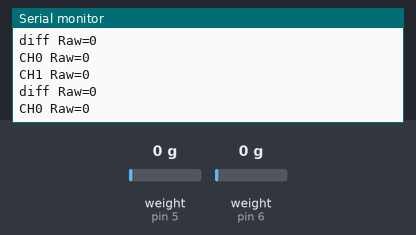
Simulated run of this sketch. Board: Arduino Uno, built with avr-gcc and run on an emulated ATmega328P. On the bench: the last lines printed to the serial monitor. Inputs (shaded band) come from the test bench; at power-on: weight on the scale (sensors on pin 5, pin 6) 0 g.

Above: at 4.6 s.
4.7 s: weight on the scale (sensor on pin 5) set to 100 g
At 4.73 s:
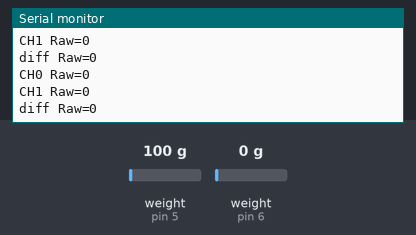
6.2 s: weight on the scale (sensor on pin 6) set to 100 g
At 6.3 s:
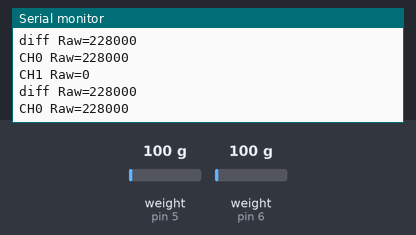
7.7 s: weight on the scale (sensor on pin 5) set to 1250 g
At 7.75 s:
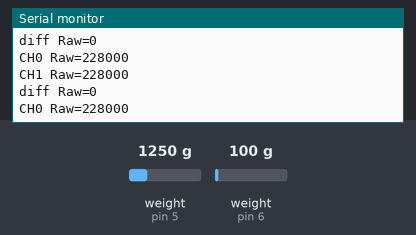
9.2 s: weight on the scale (sensor on pin 6) set to 1250 g
At 9.2 s:
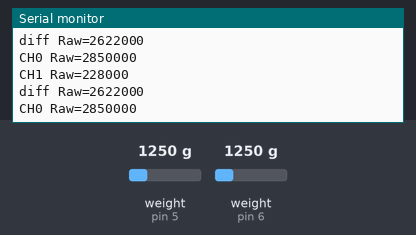
Timing chart, 0 to 11.7 s (numbered marks = the images above; inputs shaded):
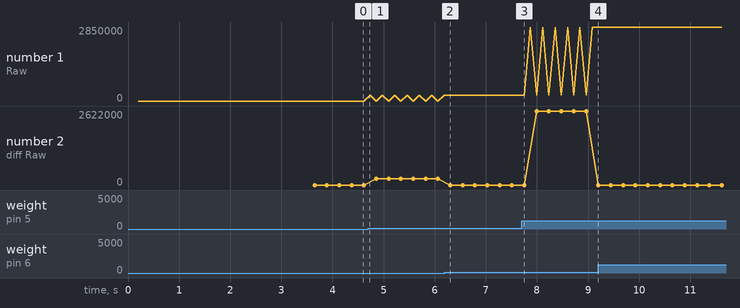

Measured:
- plotted number 1: 0 → 228000 after the input at 4.7 s, 228000 → 2850000 after the input at 7.7 s
- plotted number 2: 0 → 228000 after the input at 4.7 s, 0 → 2622000 after the input at 7.7 s

The sketch:

HX711_scrollplot.ino
```cpp
// (licence header left out)
#define sensor_NSLAVES 1
#define sensor_NCH     2

//sensor_data_t sensor_data[sensor_NSLAVES];
//sensor_cal_t sensor_cal[sensor_NSLAVES];
//uint16_t *status_ptr;


#define MSG_LENGTH 128
char msg_tx[MSG_LENGTH];
char msg_rx[MSG_LENGTH];

// an ISR control flag for pending sensor data
volatile bool drdy = 0;

// interrupt service routine - when sensor conversion is complete
// this code should be light not to block the main loop for too long
void onDataReady(){
  drdy = true;
}

#define SAMPLES_PER_PRINT 1

//#define SERIAL_VERBOSE 1

int meascnt=0;
int calcnt[sensor_NSLAVES];
#define NCAL 16
bool calcomplete[sensor_NSLAVES];
bool calready=false;

// the HX711 board applies Vbias=4.1V to the load cell when Vcc=5V
// for a load cell with rated sensitivity of 1mV/V full scale
// the full scale output voltage will be Vbias*sensitivity

#define Vbias 4.1               //bias voltage to load cell
#define LC_capacity_kg 20.0     //load cell rated capacity
#define LC_sensitivity 0.001    //sensitivity in V/V
#define ADC_vin_FSR 0.04        //for gain = 128, input range is +/-20mV
#define ADC_vin_FSR 0.08        //for gain = 64, input range is +/-40mV
#define ADC_vin_FSR 0.16        //for gain = 32, input range is +/-80mV
#define ADC_raw_FSR (2^24-1)    //full scale range of the ADC output code


#include "HX711.h"

#define NAVG 1

// HX711.DOUT  - pin #A1
// HX711.PD_SCK - pin #A0

//HX711 scale(A1, A0);    // parameter "gain" is ommited; the default value 128 is used by the library
//(data, clk)
HX711 scale[2]={HX711(5, 2),HX711(6,4)};    // parameter "gain" is ommited; the default value 128 is used by the library
//HX711 scale[2]={HX711(3, 2),HX711(5,2)};    // parameter "gain" is ommited; the default value 128 is used by the library

  int chidx=0;

void setup() {

  //Serial.begin(115200);
  Serial.begin(1000000);
  Serial.println("HX711 Demo");

  Serial.println("Before setting up the scale:");
  chidx=0;
  sprintf(msg_tx,"CH%i Raw=%li",chidx,scale[chidx].read()); Serial.println(msg_tx);
  chidx=1;
  sprintf(msg_tx,"CH%i Raw=%li ",chidx,scale[chidx].read()); Serial.println(msg_tx);

  Serial.println("read average: \t\t");
  chidx=0;
  sprintf(msg_tx,"CH%i Raw=%li ",chidx,scale[chidx].read_average(NAVG)); Serial.println(msg_tx);
  chidx=1;
  sprintf(msg_tx,"CH%i Raw=%li ",chidx,scale[chidx].read_average(NAVG)); Serial.println(msg_tx);

  // print the average of 5 readings from the ADC minus the tare weight (not set yet)
  Serial.println("get value: \t\t");
  chidx=0;
  sprintf(msg_tx,"CH%i Raw=%li ",chidx,scale[chidx].get_value(NAVG)); Serial.println(msg_tx);
  chidx=1;
  sprintf(msg_tx,"CH%i Raw=%li ",chidx,scale[chidx].get_value(NAVG)); Serial.println(msg_tx);


  //Serial.print("get units: \t\t");
  //Serial.println(scale[chidx].get_units(5), 1);  // print the average of 5 readings from the ADC minus tare weight (not set) divided
            // by the SCALE parameter (not set yet)
  chidx=0;
  scale[chidx].set_scale(2280.f);                      // this value is obtained by calibrating the scale with known weights; see the README for details
  scale[chidx].tare();               // reset the scale to 0
  sprintf(msg_tx,"CH%i offset=%li ",chidx,scale[chidx].get_offset()); Serial.println(msg_tx);

  chidx=1;
  scale[chidx].set_scale(2280.f);                      // this value is obtained by calibrating the scale with known weights; see the README for details
  scale[chidx].tare();               // reset the scale to 0
  sprintf(msg_tx,"CH%i offset=%li ",chidx,scale[chidx].get_offset()); Serial.println(msg_tx);

  Serial.println(" ");
  Serial.println("***************************");
  Serial.println("After setting up the scale:");
  Serial.println("***************************");
  Serial.println(" ");

  chidx=0;
  sprintf(msg_tx,"CH%i Raw=%li ",chidx,scale[chidx].read()); Serial.println(msg_tx);
  chidx=1;
  sprintf(msg_tx,"CH%i Raw=%li ",chidx,scale[chidx].read()); Serial.println(msg_tx);

  Serial.println("read average: \t\t");
  chidx=0;
  sprintf(msg_tx,"CH%i Raw=%li ",chidx,scale[chidx].read_average(NAVG)); Serial.println(msg_tx);
  chidx=1;
  sprintf(msg_tx,"CH%i Raw=%li ",chidx,scale[chidx].read_average(NAVG)); Serial.println(msg_tx);

  // print the average of 5 readings from the ADC minus the tare weight (not set yet)
  Serial.println("get value: \t\t");
  chidx=0;
  sprintf(msg_tx,"CH%i Raw=%li ",chidx,scale[chidx].get_value(NAVG)); Serial.println(msg_tx);
  chidx=1;
  sprintf(msg_tx,"CH%i Raw=%li ",chidx,scale[chidx].get_value(NAVG)); Serial.println(msg_tx);

  Serial.println("manual offset correction: \t\t");
  chidx=0;
  sprintf(msg_tx,"CH%i Raw=%li ",chidx,scale[chidx].read_average(NAVG)-scale[chidx].get_offset()); Serial.println(msg_tx);
  chidx=1;
  sprintf(msg_tx,"CH%i Raw=%li ",chidx,scale[chidx].read_average(NAVG)-scale[chidx].get_offset()); Serial.println(msg_tx);


  Serial.println("Readings:");
  Serial.println("CAL DONE");

  calready=false;
}
//int chidx;
long temp[sensor_NCH];
long temp_diff;
// main loop
void loop() {
  //delay(20);

  dump_sensor_data();
  //Serial.write(0x1B);
  //sprintf(msg_tx,"diff Raw=%li ",1000); Serial.println(msg_tx);
}


//char *dtostrf(double val, signed char width, unsigned char prec, char *s)
//void dump_ldc_data(LDC16xx *ldc, uint8_t slaveidx)
char fstr1[16];

void dump_sensor_data(void)
{
//  Serial.write(0x0C);
  //Serial.write(0x1B);
  fstr1[16];
  chidx=0;
  temp[sensor_NCH];
  //sprintf(msg_tx,"LDC%i:\n",slaveidx+1); Serial.print(msg_tx);
  for(chidx = 0; chidx < sensor_NCH; chidx++) {
    delay(20);
    temp[chidx]=scale[chidx].read_average(NAVG);
    sprintf(msg_tx,"CH%i Raw=%li ",chidx,temp[chidx]-scale[chidx].get_offset()); Serial.println(msg_tx);
  }
  temp_diff = (temp[0]-scale[0].get_offset()) - (temp[1]-scale[1].get_offset());
  sprintf(msg_tx,"diff Raw=%li ",temp_diff); Serial.println(msg_tx);
}
```
